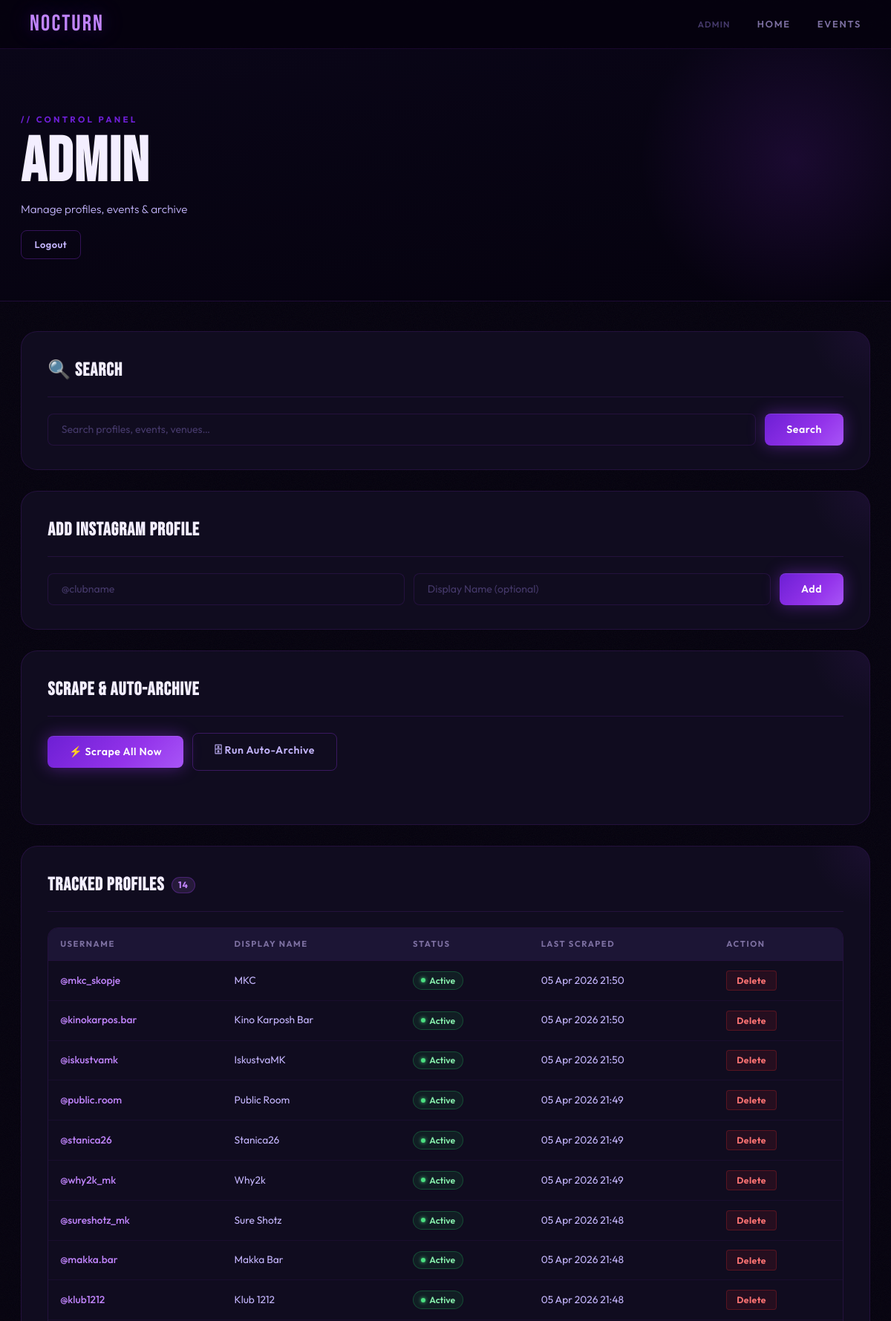
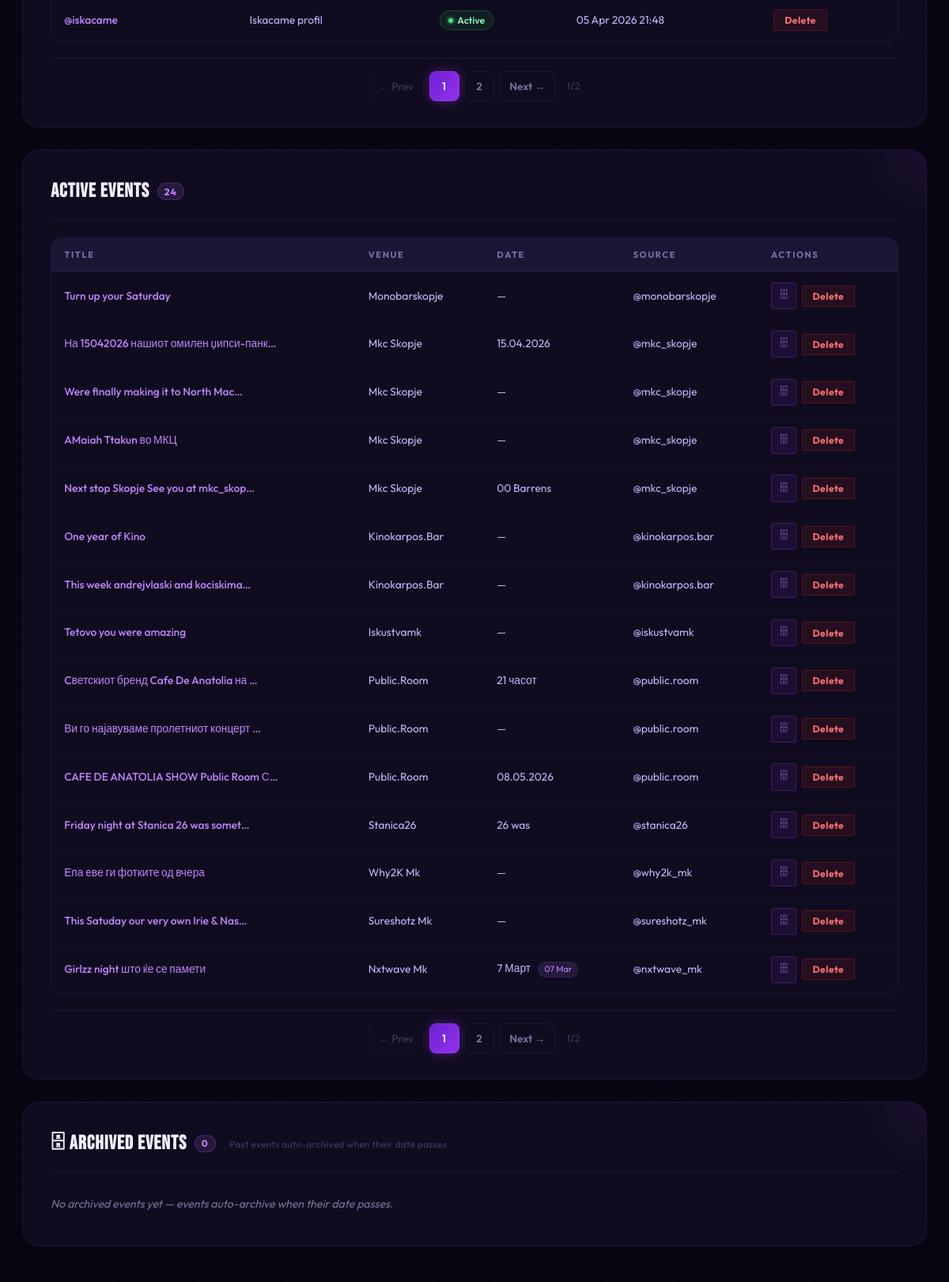
/admin/ (signed in, upper part), run on the app's committed database (2 pictures, top to bottom).
### models.py (models this page shows, shortened)
class ScrapedProfile(db.Model):
    __tablename__ = 'scraped_profiles'
    id           = db.Column(db.Integer, primary_key=True)
    username     = db.Column(db.String(100), unique=True, nullable=False)
    display_name = db.Column(db.String(200))
    is_active    = db.Column(db.Boolean, default=True)
    last_scraped = db.Column(db.DateTime)
    created_at   = db.Column(db.DateTime, default=datetime.utcnow)

class Event(db.Model):
    __tablename__ = 'events'
    id               = db.Column(db.Integer, primary_key=True)
    title            = db.Column(db.String(200), nullable=False)
    venue            = db.Column(db.String(200))
    location         = db.Column(db.String(300))
    date             = db.Column(db.String(100))       # human-readable string from AI
    event_date       = db.Column(db.Date, nullable=True)  # parsed date for auto-archiving
    start_time       = db.Column(db.String(50))
    entry_price      = db.Column(db.String(100))
    phone            = db.Column(db.String(50))
    description      = db.Column(db.Text)
    genre            = db.Column(db.String(100))
    dress_code       = db.Column(db.String(100))
    age_limit        = db.Column(db.String(50))
    instagram_profile   = db.Column(db.String(100))
    instagram_post_url  = db.Column(db.String(1000))
    image_url           = db.Column(db.Text)
    raw_caption         = db.Column(db.Text)
    is_archived         = db.Column(db.Boolean, default=False, nullable=False)
    archived_at         = db.Column(db.DateTime, nullable=True)
    scraped_at          = db.Column(db.DateTime, default=datetime.utcnow)
    created_at          = db.Column(db.DateTime, default=datetime.utcnow)

### routes/admin.py (the view, shortened to what this page needs)
@admin_bp.route('/', methods=['GET'])
def index():
    if not _require_admin():
        return redirect(url_for('admin.login'))
    auto_archive_past_events(db)
    search = request.args.get('q', '').strip()
    p_page = request.args.get('p_page', 1, type=int)
    e_page = request.args.get('e_page', 1, type=int)
    a_page = request.args.get('a_page', 1, type=int)
    p_query = ScrapedProfile.query
    if search:
        p_query = p_query.filter(or_(
            ScrapedProfile.username.ilike(f'%{search}%'),
            ScrapedProfile.display_name.ilike(f'%{search}%'),
        ))
    profiles_pg = p_query.order_by(ScrapedProfile.created_at.desc()).paginate(
        page=p_page, per_page=PROFILES_PER_PAGE, error_out=False
    )
    e_query = Event.query.filter(Event.is_archived == False)
    events_pg = e_query.order_by(Event.created_at.desc()).paginate(
        page=e_page, per_page=EVENTS_PER_PAGE, error_out=False
    )
    a_query = Event.query.filter(Event.is_archived == True)
    if search:
        a_query = a_query.filter(or_(
            Event.title.ilike(f'%{search}%'),
            Event.venue.ilike(f'%{search}%'),
            Event.instagram_profile.ilike(f'%{search}%'),
        ))
    archived_pg = a_query.order_by(Event.archived_at.desc()).paginate(
        page=a_page, per_page=EVENTS_PER_PAGE, error_out=False
    )
    return render_template('admin.html',
                           profiles_pg  = profiles_pg,
                           events_pg    = events_pg,
                           archived_pg  = archived_pg,
                           search_query = search,
                           p_page=p_page, e_page=e_page, a_page=a_page)

### templates/admin.html (shortened to what this page needs)
{% extends "base.html" %}
{% block extra_css %}
<link rel="stylesheet" href="{{ url_for('static', filename='css/admin.css') }}">
<link rel="stylesheet" href="{{ url_for('static', filename='css/events.css') }}">
{% endblock %}
{% block content %}
<div class="page-header">
    <div class="container">
        <p class="page-eyebrow">// CONTROL PANEL</p>
        <h1 class="page-title">Admin</h1>
        <p class="page-sub">Manage profiles, events &amp; archive</p>
        <a href="{{ url_for('admin.logout') }}" class="btn btn-ghost btn-sm" style="margin-top:1rem;">Logout</a>
    </div>
</div>
<div class="events-page">
    <div class="container">
        <div class="admin-section">
            <h2 class="admin-section-title">🔍 Search</h2>
            <form method="GET" action="{{ url_for('admin.index') }}" class="admin-search-form">
                <input type="text" name="q" value="{{ search_query }}"
                       placeholder="Search profiles, events, venues…"
                       class="search-input admin-search-input">
                <button type="submit" class="btn btn-primary">Search</button>
            </form>
        </div>
        <div class="admin-section">
            <h2 class="admin-section-title">Add Instagram Profile</h2>
            <form method="POST" action="{{ url_for('admin.add_profile') }}" class="admin-add-form">
                <input type="text" name="username" placeholder="@clubname" class="search-input" required>
                <input type="text" name="display_name" placeholder="Display Name (optional)" class="search-input">
                <button type="submit" class="btn btn-primary">Add</button>
            </form>
        </div>
        <div class="admin-section">
            <h2 class="admin-section-title">Scrape &amp; Auto-Archive</h2>
            <div class="admin-actions-row">
                <button id="scrapeAllBtn" class="btn btn-primary">⚡ Scrape All Now</button>
                <form method="POST" action="{{ url_for('admin.run_archive') }}" style="display:inline;">
                    <button type="submit" class="btn btn-ghost">🗄 Run Auto-Archive</button>
                </form>
            </div>
            <div id="scrapeStatus" class="scrape-status-text"></div>
        </div>
        <div class="admin-section">
            <h2 class="admin-section-title">
                Tracked Profiles <span class="count-badge">{{ profiles_pg.total }}</span>
            </h2>
            {% if profiles_pg.items %}
            <div class="admin-table-wrap">
                <table class="admin-table">
                    <thead><tr>
                        <th>Username</th><th>Display Name</th><th>Status</th>
                        <th class="col-hide-mobile">Last Scraped</th><th>Action</th>
                    </tr></thead>
                    <tbody>
                    {% for p in profiles_pg.items %}
                    <tr>
                        <td><a href="https://instagram.com/{{ p.username }}" target="_blank">@{{ p.username }}</a></td>
                        <td>{{ p.display_name or '—' }}</td>
                        <td>
                            <span class="status-pill {{ 'active' if p.is_active else 'inactive' }}">
                                <span class="status-dot"></span>{{ 'Active' if p.is_active else 'Paused' }}
                            </span>
                        </td>
                        <td class="col-hide-mobile">{{ p.last_scraped.strftime('%d %b %Y %H:%M') if p.last_scraped else 'Never' }}</td>
                        <td>
                            <form method="POST" action="{{ url_for('admin.delete_profile', profile_id=p.id) }}"
                                  style="display:inline;" onsubmit="return confirm('Delete @{{ p.username }}?')">
                                <button type="submit" class="btn-danger-sm">Delete</button>
                            </form>
                        </td>
                    </tr>
                    {% endfor %}
                    </tbody>
                </table>
            </div>
            {% if profiles_pg.pages > 1 %}
            <div class="pagination pagination-sm">
                {% if profiles_pg.has_prev %}
                <a href="{{ url_for('admin.index', p_page=profiles_pg.prev_num, q=search_query, e_page=e_page, a_page=a_page) }}" class="pg-btn">← Prev</a>
                {% else %}<span class="pg-btn disabled">← Prev</span>{% endif %}
                {% for p in range([profiles_pg.page-2,1]|max, [profiles_pg.page+2,profiles_pg.pages]|min + 1) %}
                <a href="{{ url_for('admin.index', p_page=p, q=search_query, e_page=e_page, a_page=a_page) }}"
                   class="pg-btn {% if p == profiles_pg.page %}active{% endif %}">{{ p }}</a>
                {% endfor %}
                {% if profiles_pg.has_next %}
                <a href="{{ url_for('admin.index', p_page=profiles_pg.next_num, q=search_query, e_page=e_page, a_page=a_page) }}" class="pg-btn">Next →</a>
                {% else %}<span class="pg-btn disabled">Next →</span>{% endif %}
                <span class="pg-info">{{ profiles_pg.page }}/{{ profiles_pg.pages }}</span>
            </div>
            {% endif %}
            {% else %}
            <p class="admin-empty-msg">No profiles yet.</p>
            {% endif %}
        </div>
        <div class="admin-section">
            <h2 class="admin-section-title">
                Active Events <span class="count-badge">{{ events_pg.total }}</span>
            </h2>
            {% if events_pg.items %}
            <div class="admin-table-wrap">
                <table class="admin-table">
                    <thead><tr>
                        <th>Title</th><th class="col-hide-mobile">Venue</th>
                        <th>Date</th><th class="col-hide-mobile">Source</th><th>Actions</th>
                    </tr></thead>
                    <tbody>
                    {% for ev in events_pg.items %}
                    <tr>
                        <td><a href="{{ url_for('events.detail', event_id=ev.id) }}">{{ ev.title[:36] }}{% if ev.title|length > 36 %}…{% endif %}</a></td>
                        <td class="col-hide-mobile">{{ ev.venue or '—' }}</td>
                        <td>
                            {{ ev.date or '—' }}
                            {% if ev.event_date %}
                            <span class="date-parsed" title="Parsed date">{{ ev.event_date.strftime('%d %b') }}</span>
                            {% endif %}
                        </td>
                        <td class="col-hide-mobile">{{ ('@' + ev.instagram_profile) if ev.instagram_profile else '—' }}</td>
                        <td class="action-cell">
                            <form method="POST" action="{{ url_for('admin.archive_event', event_id=ev.id) }}"
                                  style="display:inline;" title="Archive this event">
                                <button type="submit" class="btn-archive-sm">🗄</button>
                            </form>
                            <form method="POST" action="{{ url_for('admin.delete_event', event_id=ev.id) }}"
                                  style="display:inline;" onsubmit="return confirm('Delete?')">
                                <button type="submit" class="btn-danger-sm">Delete</button>
                            </form>
                        </td>
                    </tr>
                    {% endfor %}
                    </tbody>
                </table>
            </div>
            {% if events_pg.pages > 1 %}
            <div class="pagination pagination-sm">
                {% if events_pg.has_prev %}
                <a href="{{ url_for('admin.index', e_page=events_pg.prev_num, q=search_query, p_page=p_page, a_page=a_page) }}" class="pg-btn">← Prev</a>
                {% else %}<span class="pg-btn disabled">← Prev</span>{% endif %}
                {% for p in range([events_pg.page-2,1]|max, [events_pg.page+2,events_pg.pages]|min + 1) %}
                <a href="{{ url_for('admin.index', e_page=p, q=search_query, p_page=p_page, a_page=a_page) }}"
                   class="pg-btn {% if p == events_pg.page %}active{% endif %}">{{ p }}</a>
                {% endfor %}
                {% if events_pg.has_next %}
                <a href="{{ url_for('admin.index', e_page=events_pg.next_num, q=search_query, p_page=p_page, a_page=a_page) }}" class="pg-btn">Next →</a>
                {% else %}<span class="pg-btn disabled">Next →</span>{% endif %}
                <span class="pg-info">{{ events_pg.page }}/{{ events_pg.pages }}</span>
            </div>
            {% endif %}
            {% else %}
            <p class="admin-empty-msg">No active events.</p>
            {% endif %}
        </div>
        <div class="admin-section">
            <h2 class="admin-section-title">
                🗄 Archived Events <span class="count-badge">{{ archived_pg.total }}</span>
                <span class="admin-section-hint">Past events auto-archived when their date passes</span>
            </h2>
            {% if archived_pg.items %}
            <div class="admin-table-wrap">
                <table class="admin-table">
                    <thead><tr>
                        <th>Title</th><th class="col-hide-mobile">Venue</th>
                        <th>Event Date</th><th class="col-hide-mobile">Archived</th><th>Actions</th>
                    </tr></thead>
                    <tbody>
                    {% for ev in archived_pg.items %}
                    <tr class="archived-row">
                        <td><a href="{{ url_for('events.detail', event_id=ev.id) }}">{{ ev.title[:36] }}{% if ev.title|length > 36 %}…{% endif %}</a></td>
                        <td class="col-hide-mobile">{{ ev.venue or '—' }}</td>
                        <td>{{ ev.event_date.strftime('%d %b %Y') if ev.event_date else (ev.date or '—') }}</td>
                        <td class="col-hide-mobile">{{ ev.archived_at.strftime('%d %b %Y') if ev.archived_at else '—' }}</td>
                        <td class="action-cell">
                            <form method="POST" action="{{ url_for('admin.unarchive_event', event_id=ev.id) }}"
                                  style="display:inline;" title="Restore to active">
                                <button type="submit" class="btn-restore-sm">↩ Restore</button>
                            </form>
                            <form method="POST" action="{{ url_for('admin.delete_event', event_id=ev.id) }}"
                                  style="display:inline;" onsubmit="return confirm('Permanently delete?')">
                                <button type="submit" class="btn-danger-sm">Delete</button>
                            </form>
                        </td>
                    </tr>
                    {% endfor %}
                    </tbody>
                </table>
            </div>
            {% if archived_pg.pages > 1 %}
            <div class="pagination pagination-sm">
                {% if archived_pg.has_prev %}
                <a href="{{ url_for('admin.index', a_page=archived_pg.prev_num, q=search_query, p_page=p_page, e_page=e_page) }}" class="pg-btn">← Prev</a>
                {% else %}<span class="pg-btn disabled">← Prev</span>{% endif %}
                {% for p in range([archived_pg.page-2,1]|max, [archived_pg.page+2,archived_pg.pages]|min + 1) %}
                <a href="{{ url_for('admin.index', a_page=p, q=search_query, p_page=p_page, e_page=e_page) }}"
                   class="pg-btn {% if p == archived_pg.page %}active{% endif %}">{{ p }}</a>
                {% endfor %}
                {% if archived_pg.has_next %}
                <a href="{{ url_for('admin.index', a_page=archived_pg.next_num, q=search_query, p_page=p_page, e_page=e_page) }}" class="pg-btn">Next →</a>
                {% else %}<span class="pg-btn disabled">Next →</span>{% endif %}
                <span class="pg-info">{{ archived_pg.page }}/{{ archived_pg.pages }}</span>
            </div>
            {% endif %}
            {% else %}
            <p class="admin-empty-msg">No archived events yet — events auto-archive when their date passes.</p>
            {% endif %}
        </div>
    </div>
</div>
{% endblock %}

### templates/base.html (shortened to what this page needs)
<!DOCTYPE html>
<html lang="en">
<head>
    <link rel="stylesheet" href="{{ url_for('static', filename='css/home.css') }}">
    {% block extra_css %}{% endblock %}
</head>
<body>
<nav class="navbar">
    <a href="{{ url_for('home.index') }}" class="nav-logo">NOCTURN</a>
    <div class="nav-links">
        <a href="{{ url_for('admin.index') }}" class="nav-link nav-admin">Admin</a>
        <a href="{{ url_for('home.index') }}" class="nav-link {% if request.endpoint == 'home.index' %}active{% endif %}">Home</a>
        <a href="{{ url_for('events.index') }}" class="nav-link {% if request.blueprint == 'events' %}active{% endif %}">Events</a>
    </div>
</nav>
<main>
{% block content %}{% endblock %}
</main>
</body>
</html>

### data on the page
ScrapedProfile: username "mkc_skopje", display_name "MKC", is_active "Active", last_scraped "05 Apr 2026 21:50"
ScrapedProfile: username "kinokarpos.bar", display_name "Kino Karposh Bar", is_active "Active", last_scraped "05 Apr 2026 21:50"
ScrapedProfile: username "iskustvamk", display_name "IskustvaMK", is_active "Active", last_scraped "05 Apr 2026 21:50"
ScrapedProfile: username "public.room", display_name "Public Room", is_active "Active", last_scraped "05 Apr 2026 21:49"
ScrapedProfile: username "stanica26", display_name "Stanica26", is_active "Active", last_scraped "05 Apr 2026 21:49"
ScrapedProfile: username "why2k_mk", display_name "Why2k", is_active "Active", last_scraped "05 Apr 2026 21:49"
ScrapedProfile: username "sureshotz_mk", display_name "Sure Shotz", is_active "Active", last_scraped "05 Apr 2026 21:48"
ScrapedProfile: username "makka.bar", display_name "Makka Bar", is_active "Active", last_scraped "05 Apr 2026 21:48"
ScrapedProfile: username "klub1212", display_name "Klub 1212", is_active "Active", last_scraped "05 Apr 2026 21:48"
ScrapedProfile: username "iskacame", display_name "Iskacame profil", is_active "Active", last_scraped "05 Apr 2026 21:48"
Event: title "Turn up your Saturday", venue "Monobarskopje", date "—", instagram_profile "@monobarskopje"
Event: title "На 15042026 нашиот омилен џипси-панк", venue "Mkc Skopje", date "15.04.2026", instagram_profile "@mkc_skopje"
Event: title "Were finally making it to North Mac", venue "Mkc Skopje", date "—", instagram_profile "@mkc_skopje"
Event: title "AMaiah Ttakun во МКЦ", venue "Mkc Skopje", date "—", instagram_profile "@mkc_skopje"
Event: title "Next stop Skopje See you at mkc_skop", venue "Mkc Skopje", date "00 Barrens", instagram_profile "@mkc_skopje"
Event: title "One year of Kino", venue "Kinokarpos.Bar", date "—", instagram_profile "@kinokarpos.bar"
Event: title "This week andrejvlaski and kociskima", venue "Kinokarpos.Bar", date "—", instagram_profile "@kinokarpos.bar"
Event: title "Tetovo you were amazing", venue "Iskustvamk", date "—", instagram_profile "@iskustvamk"
Event: title "Cветскиот бренд Cafe De Anatolia на", venue "Public.Room", date "21 часот", instagram_profile "@public.room"
Event: title "Ви го најавуваме пролетниот концерт", venue "Public.Room", date "—", instagram_profile "@public.room"
Event: title "CAFE DE ANATOLIA SHOW Public Room С", venue "Public.Room", date "08.05.2026", instagram_profile "@public.room"
Event: title "Friday night at Stanica 26 was somet", venue "Stanica26", date "26 was", instagram_profile "@stanica26"
Event: title "Епа еве ги фотките од вчера", venue "Why2K Mk", date "—", instagram_profile "@why2k_mk"
Event: title "This Satuday our very own Irie & Nas", venue "Sureshotz Mk", date "—", instagram_profile "@sureshotz_mk"
Event: title "Girlzz night што ќе се памети", venue "Nxtwave Mk", date "7 Март", event_date "07 Mar", instagram_profile "@nxtwave_mk"

### other printed values
{{ profiles_pg.total }} "14"
{{ p }} "1" "2"
{{ profiles_pg.page }} "1"
{{ profiles_pg.pages }} "2"
{{ events_pg.total }} "24"
{{ events_pg.page }} "1"
{{ events_pg.pages }} "2"
{{ archived_pg.total }} "0"
